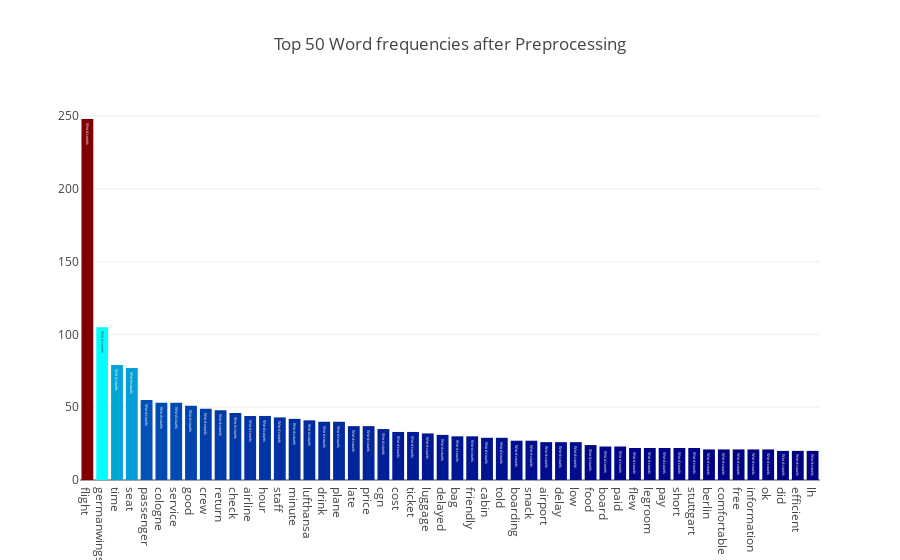

Notebook cell for this chart:
### Code cell
text = list(df_review['Review'].values)
tf, tf_vectorizer = show_word_frequencies(text, title='Top 50 Word frequencies after Preprocessing')

### Figure 1 — Plotly figure (JSON) as saved in the notebook; plotly's stock layout.template omitted (floating-point values rounded to 4 significant figures)
{"data": [{"marker": {"color": [248, 105, 79, 77, 55, 53, 53, 51, 49, 48, 46, 44, 44, 43, 42, 41, 40, 40, 37, 37, 35, 33, 33, 32, 31, 30, 30, 29, 29, 27, 27, 26, 26, 26, 24, 23, 23, 22, 22, 22, 22, 22, 21, 21, 21, 21, 21, 20, 20, 20], "colorscale": "Jet"}, "text": "Word counts", "type": "bar", "uid": "0466e80e-81c7-41f8-80fe-f59cc7c05bbc", "x": ["flight", "germanwings", "time", "seat", "passenger", "cologne", "service", "good", "crew", "return", "check", "airline", "hour", "staff", "minute", "lufthansa", "drink", "plane", "late", "price", "cgn", "cost", "ticket", "luggage", "delayed", "bag", "friendly", "cabin", "told", "boarding", "snack", "airport", "delay", "low", "food", "board", "paid", "flew", "legroom", "pay", "short", "stuttgart", "berlin", "comfortable", "free", "information", "ok", "did", "efficient", "lh"], "y": [248, 105, 79, 77, 55, 53, 53, 51, 49, 48, 46, 44, 44, 43, 42, 41, 40, 40, 37, 37, 35, 33, 33, 32, 31, 30, 30, 29, 29, 27, 27, 26, 26, 26, 24, 23, 23, 22, 22, 22, 22, 22, 21, 21, 21, 21, 21, 20, 20, 20]}], "layout": {"title": {"text": "Top 50 Word frequencies after Preprocessing"}}}
